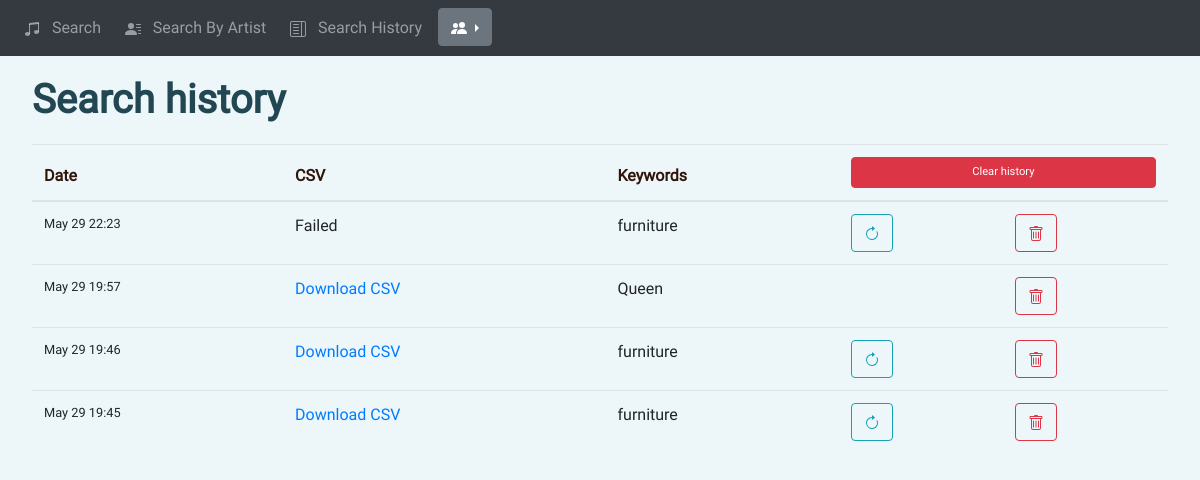
The app's page /history (signed in) with its own data.
### sd_app/models.py (models this page shows)
class Search(db.Model):
    id = db.Column(db.Integer, primary_key=True)
    date = db.Column(db.DateTime(timezone=True), default=func.now())
    user = db.Column(db.String(150))
    keywords = db.Column(db.String(150))
    csv_path = db.Column(db.String(150))
    html_path = db.Column(db.String(150))
    prompt = db.Column(db.String(516))
    intro_prompt = db.Column(db.String(516))
    user_id = db.Column(db.Integer, db.ForeignKey("user.id"))
    by_artist = db.Column(db.Integer, default=0)
    user_inst = db.relationship("User", back_populates="searches")

### sd_app/views.py (the view)
@views.route('/history', methods=['GET'])
@login_required
def history():
    return render_template("history.html",
                           user=current_user,
                           searches=Search.query.filter_by(user_id=current_user.id).order_by(
                               Search.date.desc()).all(),
                           json_load=json.loads,
                           set=set)

### sd_app/__init__.py (called while the page is built)
def create_app():
    global app
    app = Flask(__name__)
    app.config['SECRET_KEY'] = 'THISISTHESECRETKEY'
    app.config['SQLALCHEMY_DATABASE_URI'] = db_string_conn
    db.init_app(app)
    env = Environment(  # Jinja env
        loader=PackageLoader("sd_app"),
        autoescape=select_autoescape()
    )
    from .views import views
    from .auth import auth
    from .api import api
    app.register_blueprint(views, url_prefix='/')
    app.register_blueprint(auth, url_prefix='/')
    app.register_blueprint(api, url_prefix='/api/')
    from .models import User
    create_database(app)
    login_manager = LoginManager()
    login_manager.login_view = 'auth.login'
    login_manager.init_app(app)
    @login_manager.user_loader
    def load_user(id):
        return User.query.get(int(id))
    return app

### sd_app/templates/history.html (shortened to what this page needs)
{% extends "base.html" %} {% block title %}Search history{% endblock %}
{% block content %}
<h1 class="page-title">Search history</h1>
<table class="table" id="keyword-table">
    <thead>
        <tr>
        <th scope="col">Date</th>
        <th scope="col">CSV</th>
        <th scope="col">Keywords</th>
        <th scope="col" colspan="2">
          <button type="button" class="btn btn-danger" onClick="clear_table('history')" style="font-size:70%;width:100%">Clear history</button>
        </th>
        </tr>
    </thead>
    <tbody>
        {%for search in searches %}
    <tr>
    <td class="text">
        {{search.date.strftime('%b %d %H:%M')}}
    </td>
    <td>
        {% if search.csv_path != 'In progress' and search.csv_path != 'Failed' %}
      <a href="{{ url_for('views.download', filename=search.csv_path) }}">Download CSV</a>
        {% else %}
        {{search.csv_path}}
        {% endif %}
    </td>
    {% if search.by_artist == 0 %}
        <td>
            {{ ', '.join(set(json_load(search.keywords).get('keyword').values())) }}
        </td>
        <td class="column_action">
            <button type="button" class="btn btn-outline-info" onClick="repeat_search({{ search.id }})">
            </button>
        </td>
    {% else %}
    <td>
        {{ search.keywords }}
    </td>
    <td>
    </td>
    {% endif %}
    <td class="column_action">
        <button type="button" class="btn btn-outline-danger" onClick="delete_row({{ search.id }}, 'history')">
        </button>
    </td>
    </tr>
        {% endfor %}
  </tbody>
</table>
{% endblock %}

### sd_app/templates/base.html (shortened to what this page needs)
<!DOCTYPE html>
<html>
  <head>
    <link
      rel="stylesheet"
      href="https://stackpath.bootstrapcdn.com/bootstrap/4.4.1/css/bootstrap.min.css"
    />
    <link rel="stylesheet" href="{{ url_for('static', filename='base.css') }}">
  </head>
  <body>
    <nav class="navbar navbar-expand-lg navbar-dark bg-dark">
      <div class="collapse navbar-collapse" id="navbar">
        <div class="navbar-nav">
          {% if user.is_authenticated %}
          <a class="nav-item nav-link" id="search" href="/search">
            &nbsp Search &nbsp
          </a>
          <a class="nav-item nav-link" id="search-by-artist" href="/search-by-artist">
            &nbsp Search By Artist &nbsp
          </a>
          <a class="nav-item nav-link" id="history" href="/history">
            &nbsp Search History &nbsp
          </a>
          <div class="dropdown dropright">
            <button class="btn btn-secondary dropdown-toggle" type="button" id="dropdownMenuButton" data-toggle="dropdown" aria-haspopup="true" aria-expanded="false">
            </button>
          </div>
          {% endif %}
        </div>
      </div>
    </nav>
    <div style="margin:0 2em;">{% block content %}
    {% endblock %}
    </div>
  </body>
</html>

### sd_app/static/base.css (style rules this page uses)
:root { --background:#edf7fa; --background-secondary:#cfd3cf; --primary:#5eb9d5; --primary-title:#224753; --secondary: #d57a5e; --text: #31140a; }
.navbar-nav { font-family: roboto; vertical-align: center; }
.page-title { color:var(--primary-title); font-family:roboto; font-weight:bold; margin-top: 0.5em; margin-bottom: 0.5em; }
table { margin-bottom: 5em; font-family:roboto; padding: 0.85em 1.2em; }
th { color:var(--text); }
button, input, label { font-family:roboto; }
.column_action { justify-content: center; }
.text { font-family: roboto; font-size: 0.8em; }
html, body { background-color: var(--background); margin:0; padding:0;; }

### records on screen
Search: date "May 29 22:23", csv_path "Failed", keywords "furniture"
Search: date "May 29 19:57", keywords "Queen"
Search: date "May 29 19:46", keywords "furniture"
Search: date "May 29 19:45", keywords "furniture"
